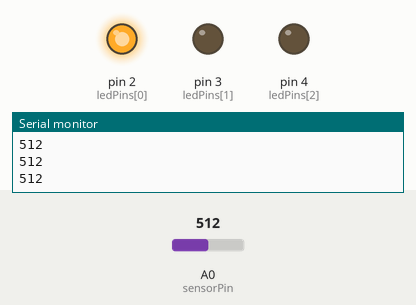
This sketch was run on a simulated Arduino Uno, built with avr-gcc and run on an emulated ATmega328P. Shown: output pins drawn as LEDs (lit = HIGH), the last lines printed to the serial monitor. The test bench sets the inputs (shaded band); at power-on: A0 (sensorPin) = 512.

Above: at 1.2 s.
1.3 s: A0 (sensorPin) set to 670
2.8 s: A0 (sensorPin) set to 692
At 4.0 s:
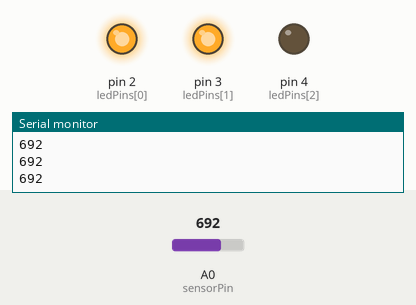
4.3 s: A0 (sensorPin) set to 1012
5.8 s: A0 (sensorPin) set to 1023
At 6.6 s:
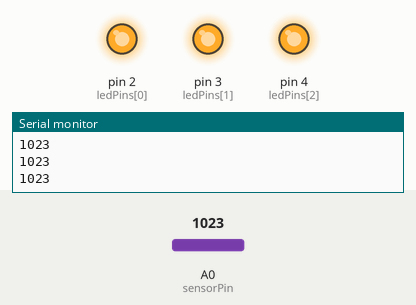
7.3 s: A0 (sensorPin) set to 306
At 7.9 s:
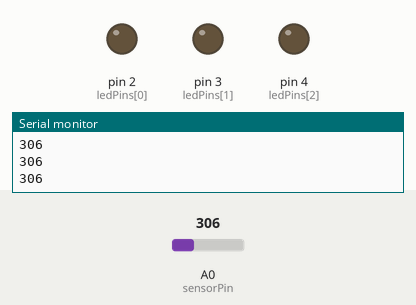
8.9 s: A0 (sensorPin) set to 326
10.4 s: A0 (sensorPin) set to 349
At 11.6 s:
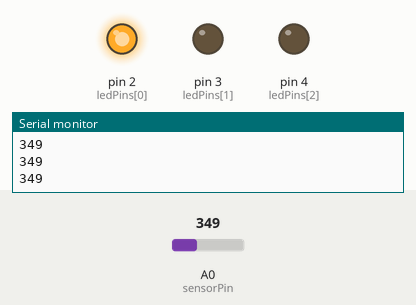
Timing chart, 0 to 12.9 s (numbered marks = the images above; inputs shaded):
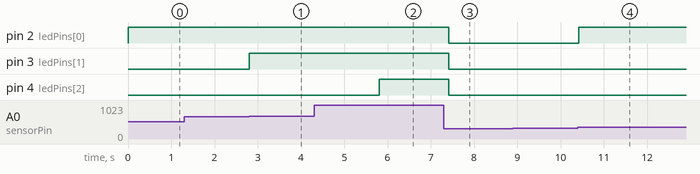

Measured:
- the behaviour switches between 681 and 682 on A0 (sensorPin) (found by bisection; images 0 and 1)
- the behaviour switches between 1022 and 1023 on A0 (sensorPin) (found by bisection; images 1 and 2)
- the behaviour switches between 340 and 341 on A0 (sensorPin) (found by bisection; images 3 and 4)
- after the input at 2.8 s, pin 3 (ledPins[1]): LOW → HIGH at once
- after the input at 5.8 s, pin 4 (ledPins[2]): LOW → HIGH at once
- after the input at 7.3 s, pin 2 (ledPins[0]), pin 3 (ledPins[1]), pin 4 (ledPins[2]): HIGH → LOW after 0.11 s
- after the input at 10.4 s, pin 2 (ledPins[0]): LOW → HIGH at once

The sketch:

DepartamentaPIP.ino
```cpp
const int sensorPin = A0;
const int ledPins[] = {2, 3, 4};
const int numLeds = 3;

void setup() {
  Serial.begin(9600);
  for (int i = 0; i < numLeds; i++) {
    pinMode(ledPins[i], OUTPUT);
  }
}

void loop() {
  int sensorValue = analogRead(sensorPin);
  Serial.println(sensorValue);

  int threshold = map(sensorValue, 0, 1023, 0, numLeds);

  for (int i = 0; i < numLeds; i++) {
    digitalWrite(ledPins[i], i < threshold ? HIGH : LOW);
  }

  delay(200);
}
```
